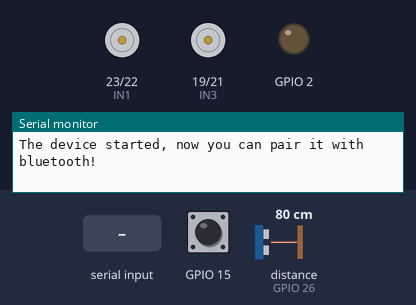
Simulated run of this sketch. Board: ESP32. Parts: motor-driver pin pairs drawn as motors (green arrow = first pin HIGH = forward, orange = second pin HIGH = backward, longer = more drive, scaled by the enable pin), output pins drawn as LEDs (lit = HIGH), the last lines printed to the serial monitor. The test bench sets the inputs (shaded band); at power-on: GPIO 15 HIGH, distance to the obstacle (sensor on GPIO 26) 80 cm. The echo pulse lasts 58.3 µs per cm; nothing arrives over Bluetooth unless stated; pins used as bus, display or sensor lines are not drawn.

Above: at 1.2 s.
1.3 s: "M" received over the second serial link
At 3.6 s:
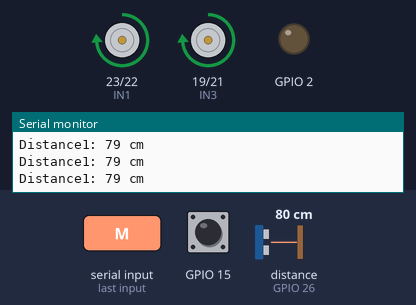
5.4 s: "B" received over the second serial link
At 7.2 s:
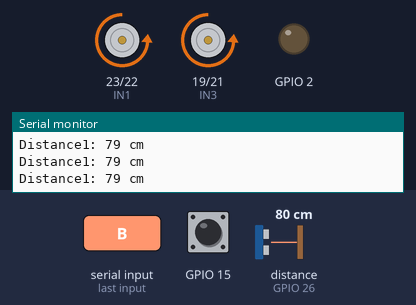
8.9 s: "L" received over the second serial link
At 10.7 s:
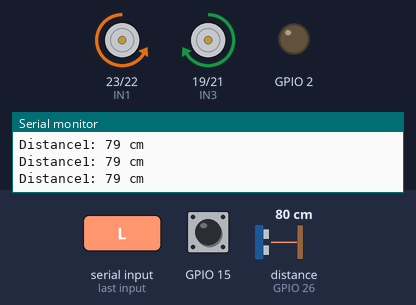
12.4 s: "R" received over the second serial link
At 14.0 s:
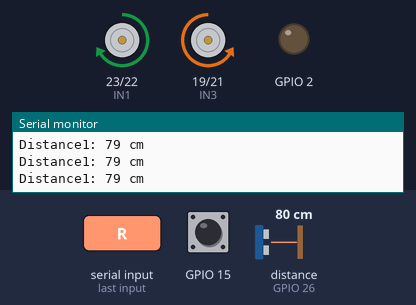
Timing chart, 0 to 15.9 s (numbered marks = the images above; inputs shaded):
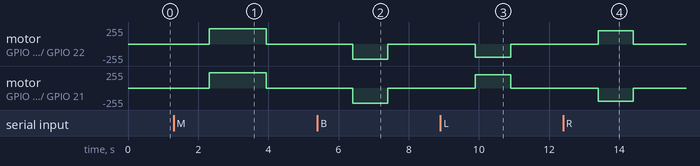

The sketch:

DualCoreEsp32_receiver.ino
```cpp
#include "BluetoothSerial.h"

#if !defined(CONFIG_BT_ENABLED) || !defined(CONFIG_BLUEDROID_ENABLED)
#error Bluetooth is not enabled! Please run `make menuconfig` to and enable it
#endif

#include "BluetoothSerial.h"
#include <Arduino.h>
#define RXp2 16
#define TXp2 17
BluetoothSerial serialBT;

//Bluetooth signal Store in this variable
char btSignal;
int check;
//initial Speed
int Speed = 230;
char s ;
//declare channel for pwm Output
#define R 0
#define L 1
#define trigN 12
#define echoN 14

#define trigS 27
#define echoS 26

//PWM Pin for Controlling the speed
int enA = 5;
int enB = 18;

//motor controlling pin
int IN1 = 23;
int IN2 = 22;
int IN3 = 19;
int IN4 = 21;
uint8_t recv_data[6];

TaskHandle_t Core0Task;
TaskHandle_t Core1Task;
int a =0;
int dirc = -1;

// Task function for Core 0
uint8_t calculate_checksum(uint8_t *data) {
  uint8_t checksum = 0;
  checksum |= 0b11000000 & data[1];
  checksum |= 0b00110000 & data[2];
  checksum |= 0b00001100 & data[3];
  checksum |= 0b00000011 & data[4];
  return checksum;
}
void core0_task(void *pvParameters) {
    while (1) {
        //Serial.println("Core 0 is running");
        vTaskDelay(10 / portTICK_PERIOD_MS); // Delay for 1 second

      if (serialBT.available()) {
        serialBT.readBytes(recv_data, 6);
        if (recv_data[0] != 'T') {
          Serial.print("Receive error!");
          return;
         // stop();
          digitalWrite(2,0);
        }
        if (recv_data[5] != calculate_checksum(recv_data)) {
          Serial.print("Decode error!");
          return;
//          stop();
          digitalWrite(2,0);
        }
        Serial.printf("Direction: %d\n", recv_data[1]);
        digitalWrite(2,1);
      }
      dirc = recv_data[1];
    }
}

// Task function for Core 1
void core1_task(void *pvParameters) {

    while (1) {
        //Serial.println(dirc);
        vTaskDelay(10 / portTICK_PERIOD_MS); // Delay
        if(digitalRead(15)==0){
          if(check==0) {
            stop();dirc = 0;
            delay(2000);
           }
          check = 1;
        //spd = recv_data[2];

    if(dirc == 1){
      //moveForward(spd);
      forward();
      s = 'F';
      int a=1,b=1;
      while(ultrasonicS()<30){
        if(a==1){
          backward();delay(30);
          a=0;
        }

        stop();
        Serial.println("StopS");
        if(dirc!=1) break;
      }
      while(ultrasonicN()>40){
        if(b==1){
          backward();delay(30);
          b=0;
        }
        stop();
        Serial.println("StopN");
        if(dirc!=1) break;
      }
    }
    if(dirc == 2){
      //moveBackward(spd);
      backward();
      s = 'B';
    }
    if(dirc == 3){
      //moveRight(spd);
      right();
      s = 'R';
    }
    if(dirc == 4){
      //moveLeft(spd);
      left();
      s = 'L';
    }
    if(dirc == 0){
      //stopMotors();
      //stop();
      if(s=='F'){
        backward();delay(30);
      }
      if(s=='B'){
        forward();delay(30);
      }
      if(s=='L'){
        left();delay(30);
      }
      if(s=='R'){
        right();delay(30);
      }
      stop();
    }
    if(dirc == -1){
      stop();
    }
    //delay(100);
    //val[0]='S';
  }
  else{

    stop();delay(500);
    //Serial.println("voice");
    digitalWrite(2,0);
    if(check==1) stop();
    check = 0;
    String val = Serial2.readString();
    //Serial.println(val);
    int c=1,d=1;
    if(val[0] == 'M'){
      //moveForward(spd);
      forward_Voice();
      //delay(2000);
      stop();
      //Serial.print(val);
    }
    else if(val[0] == 'B'){
      //moveBackward(spd);
      backward();
      delay(1000);
      stop();
    }
    else if(val[0] == 'R'){
      //moveRight(spd);
      right();
      delay(1000);
      stop();
    }
    else if(val[0] == 'L'){
      //moveLeft(spd);
      left();
      delay(1000);
      stop();
    }
    else if(val[0] == 'S'){
      //stopMotors();
      stop();
    }
    recv_data[1] = 0;
    digitalWrite(2,0);
  }
 }
}

void setup() {
  pinMode(enA, OUTPUT);
  pinMode(enB, OUTPUT);
  pinMode(trigN, OUTPUT);
  pinMode(echoN, INPUT);
  pinMode(trigS, OUTPUT);
  pinMode(echoS, INPUT);
  pinMode(2, OUTPUT);
  // Setup PWM channels
  ledcSetup(R, 20000, 8);  // Channel 0 for Motor A, 5 kHz frequency, 8-bit resolution
  ledcAttachPin(enA, R);
  ledcSetup(L, 20000, 8);  // Channel 0 for Motor A, 5 kHz frequency, 8-bit resolution
  ledcAttachPin(enB, L);

  pinMode(IN1, OUTPUT);
  pinMode(IN2, OUTPUT);
  pinMode(IN3, OUTPUT);
  pinMode(IN4, OUTPUT);
  pinMode(15, INPUT_PULLUP);

  //Intial State of Car
  digitalWrite(IN1, LOW);
  digitalWrite(IN2, LOW);
  digitalWrite(IN3, LOW);
  digitalWrite(IN4, LOW);
  Serial.begin(115200);
  Serial2.begin(9600,SERIAL_8N1,RXp2,TXp2);
  //Bluetooth Name
  serialBT.begin("WheelChair");
  Serial.println("The device started, now you can pair it with bluetooth!");


    // Create task for core 0
    xTaskCreatePinnedToCore(
        core0_task,   /* Task function */
        "Core0Task",  /* Task name */
        10000,        /* Stack size */
        NULL,         /* Task parameter */
        1,            /* Priority */
        &Core0Task,   /* Task handle */
        0             /* Core ID */
    );

    // Create task for core 1
    xTaskCreatePinnedToCore(
        core1_task,   /* Task function */
        "Core1Task",  /* Task name */
        10000,        /* Stack size */
        NULL,         /* Task parameter */
        1,            /* Priority */
        &Core1Task,   /* Task handle */
        1             /* Core ID */
    );
}

void loop() {
    // This loop is empty because tasks are running in parallel
    delay(1000); // This delay doesn't affect the multitasking
}

int ultrasonicS() {
  long duration, distance;
  digitalWrite(trigS, LOW);
  delayMicroseconds(2);

  digitalWrite(trigS, HIGH);
  delayMicroseconds(10);
  digitalWrite(trigS, LOW);

   duration = pulseIn(echoS, HIGH);

   distance = duration * 0.034 / 2;

  // Print the distance to the Serial Monitor
  Serial.print("Distance1: ");
  Serial.print(distance);
  Serial.println(" cm");

  // Delay before the next reading
  //delay(100); // 1 second
  return distance;
}

int ultrasonicN() {
  long duration, distance;
  digitalWrite(trigN, LOW);
  delayMicroseconds(2);

  digitalWrite(trigN, HIGH);
  delayMicroseconds(10);
  digitalWrite(trigN, LOW);

   duration = pulseIn(echoN, HIGH);

   distance = duration * 0.034 / 2;

  // Print the distance to the Serial Monitor
  Serial.print("Distance2: ");
  Serial.print(distance);
  Serial.println(" cm");

  // Delay before the next reading
  //delay(100); // 1 second
  return distance;
}


void left() {
  ledcWrite(R, 200);
  ledcWrite(L, 200);

  digitalWrite(IN1, 0);
  digitalWrite(IN2, 1);
  digitalWrite(IN3, HIGH);
  digitalWrite(IN4, LOW);
  }

void right() {
  ledcWrite(R, 200);
  ledcWrite(L, 200);

  digitalWrite(IN1, 1);
  digitalWrite(IN2, 0);
  digitalWrite(IN3, LOW);
  digitalWrite(IN4, HIGH);
}

void  backward() {
  ledcWrite(R, Speed);
  ledcWrite(L, Speed);

  digitalWrite(IN1, 0);
  digitalWrite(IN2, 1);
  digitalWrite(IN3, 0);
  digitalWrite(IN4, 1);
}

void forward() {
  ledcWrite(R, Speed);
  ledcWrite(L, Speed);

  digitalWrite(IN1, HIGH);
  digitalWrite(IN2, LOW);
  digitalWrite(IN3, HIGH);
  digitalWrite(IN4, LOW);
}
void forward_Voice() {
//  while(ultrasonicS()<30){
//        if(c==1){
//          backward();delay(30);
//          c=0;
//        }
//
//        stop();
//        Serial.println("StopS");
//        //if(dirc!=1) break;
//      }
//      while(ultrasonicN()>40){
//        if(d==1){
//          backward();delay(30);
//          d=0;
//        }
//        stop();
//        Serial.println("StopN");
//        //if(dirc!=1) break;
//      }
int a = 0;
int s = ultrasonicS();
Serial.println(s);
while(s>30){
  s = ultrasonicS();
  ledcWrite(R, Speed);
  ledcWrite(L, Speed);

  digitalWrite(IN1, HIGH);
  digitalWrite(IN2, LOW);
  digitalWrite(IN3, HIGH);
  digitalWrite(IN4, LOW);
  a++;
  if(a>300){
    s = 100;
    break;
  }
}
 stop();

s = 100;

}


void stop() {

    ledcWrite(R, Speed);
    ledcWrite(L, Speed);

    digitalWrite(IN1, LOW);
    digitalWrite(IN2, LOW);
    digitalWrite(IN3, LOW);
    digitalWrite(IN4, LOW);
    s='s';
}
```

Measured:
- after the input at 1.3 s, motor on GPIO 23 (IN1) / GPIO 22 (IN2), motor on GPIO 19 (IN3) / GPIO 21 (IN4): stopped → forward 229/255 after 1.0 s, → stopped 1.6 s later
- after the input at 5.4 s, motor on GPIO 23 (IN1) / GPIO 22 (IN2), motor on GPIO 19 (IN3) / GPIO 21 (IN4): stopped → backward 229/255 after 1.0 s, → stopped 1.0 s later
- after the input at 8.9 s, motor on GPIO 23 (IN1) / GPIO 22 (IN2): stopped → backward 199/255 after 1.0 s, → stopped 1.0 s later; motor on GPIO 19 (IN3) / GPIO 21 (IN4): stopped → forward 199/255 after 1.0 s, → stopped 1.0 s later
- after the input at 12.4 s, motor on GPIO 23 (IN1) / GPIO 22 (IN2): stopped → forward 199/255 after 1.0 s, → stopped 1.0 s later; motor on GPIO 19 (IN3) / GPIO 21 (IN4): stopped → backward 199/255 after 1.0 s, → stopped 1.0 s later
